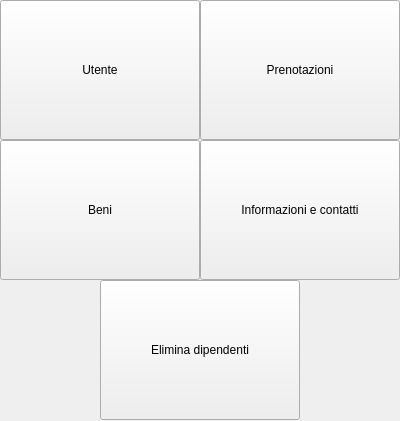
<?xml version="1.0" encoding="UTF-8"?>
<ui version="4.0">
 <class>VistaHomeDirettore</class>
 <widget class="QWidget" name="VistaHomeDirettore">
  <property name="geometry">
   <rect>
    <x>0</x>
    <y>0</y>
    <width>400</width>
    <height>421</height>
   </rect>
  </property>
  <property name="windowTitle">
   <string>Form</string>
  </property>
  <widget class="QPushButton" name="pushButton_1">
   <property name="geometry">
    <rect>
     <x>0</x>
     <y>0</y>
     <width>200</width>
     <height>140</height>
    </rect>
   </property>
   <property name="text">
    <string>Utente</string>
   </property>
  </widget>
  <widget class="QPushButton" name="pushButton_4">
   <property name="geometry">
    <rect>
     <x>200</x>
     <y>140</y>
     <width>200</width>
     <height>140</height>
    </rect>
   </property>
   <property name="text">
    <string>Informazioni e contatti</string>
   </property>
  </widget>
  <widget class="QPushButton" name="pushButton_3">
   <property name="geometry">
    <rect>
     <x>200</x>
     <y>0</y>
     <width>200</width>
     <height>140</height>
    </rect>
   </property>
   <property name="text">
    <string>Prenotazioni</string>
   </property>
  </widget>
  <widget class="QPushButton" name="pushButton_2">
   <property name="geometry">
    <rect>
     <x>0</x>
     <y>140</y>
     <width>200</width>
     <height>140</height>
    </rect>
   </property>
   <property name="text">
    <string>Beni</string>
   </property>
  </widget>
  <widget class="QPushButton" name="pushButton_5">
   <property name="geometry">
    <rect>
     <x>100</x>
     <y>280</y>
     <width>200</width>
     <height>140</height>
    </rect>
   </property>
   <property name="text">
    <string>Elimina dipendenti</string>
   </property>
  </widget>
 </widget>
 <resources/>
 <connections/>
</ui>
